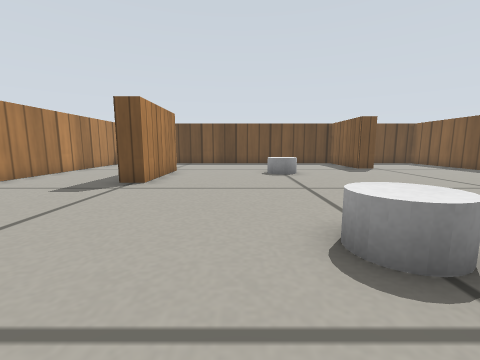
view 1 (above)

12 first-person views from a walk through a Gazebo world. The camera is 0.22 m above the floor, tilts 8° down and sees 90° across. The floor is counted in squares, 0.2 m on a side. Each view is taken from the middle of a square. On the plan, view 1 faces up. The plan holds only what a view shows up to about 11 squares ahead; the rest is blank. Gazebo's built-in surfaces are drawn with simple patterns.

view 2
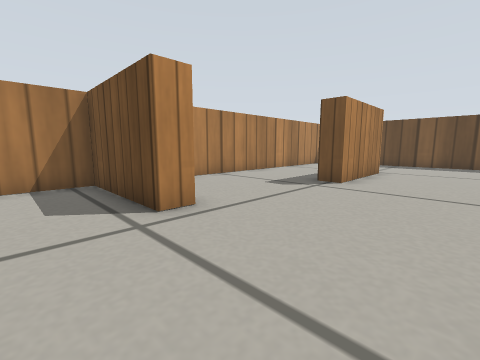

view 3
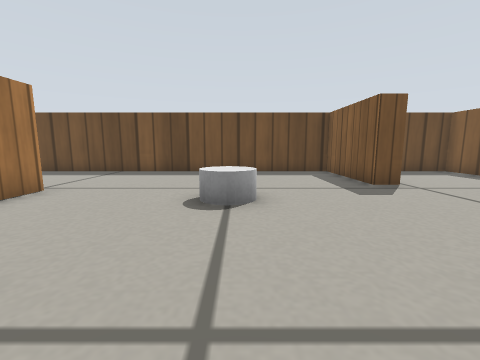

view 4
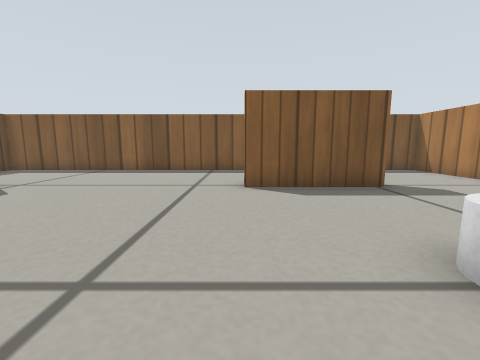

view 5
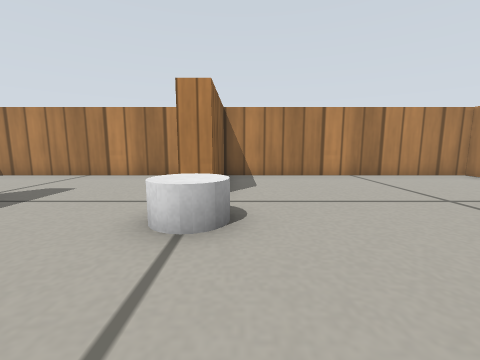

view 6
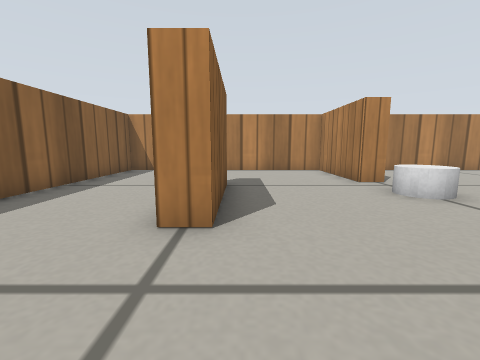

view 7
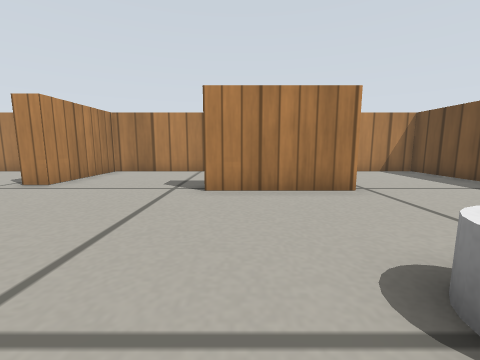

view 8
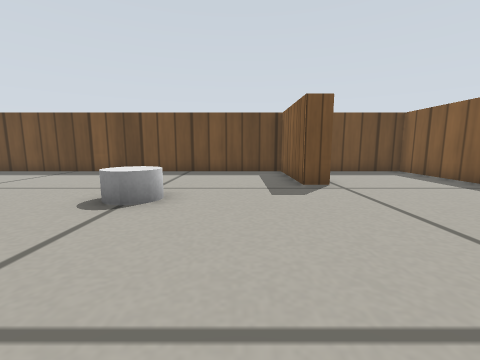

view 9
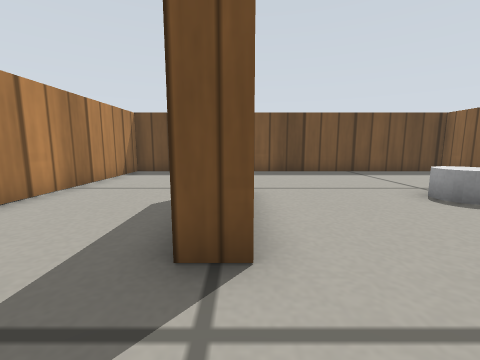

view 10
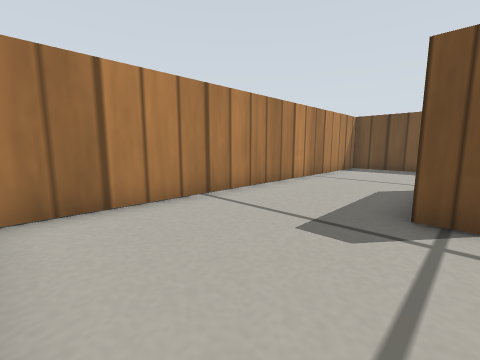

view 11
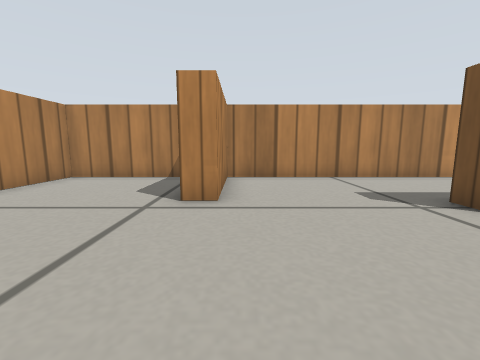

view 12
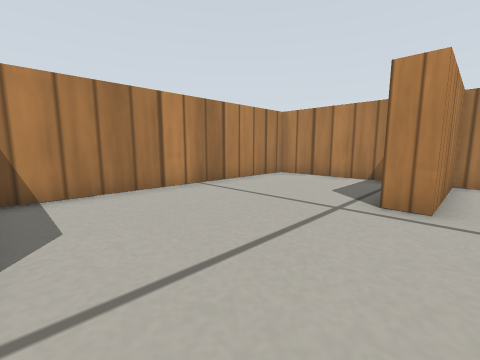

### Floor plan
Points are (right, up) in squares from view 1. A wall is a line through its corners. A room is listed if a view was taken in it or the views show most of it. See-through windows are left out.
Room 1 (views 1, 2, 3, 4, 5, 6, 7, 8, 9, 10, 11, 12)
walls: (-2.9, 11) (-2.9, 7.1) (-3.6, 7.1); (6.6, 11.7) (5.8, 11.7) (5.8, 15.5) (-7.5, 15.5) (-7.5, 2.6) (-3.8, 2.6) (-3.8, 1.8) (-7.5, 1.8) (-7.5, -3) (1.6, -3) (1.6, 0.8) (2.3, 0.8) (2.3, -3) (11, -3) (11, 3.1); (6.4, 1) (6.4, 4.9) (7.1, 4.9); (11, 4.8) (11, 15.5) (7.9, 15.5)
ways out: gap at (2, 1)
objects: white cylinder (1, 2) to (2, 3); white cylinder (1, 10) to (2, 10)

Positions as (right, up) in squares from view 1, and headings:
1: (0, 0), facing up
2: (0, 0), facing up-left
3: (2, 5), facing up
4: (0, 5), facing right
5: (1, 6), facing down
6: (6, 8), facing down
7: (3, 8), facing left
8: (4, 5), facing up
9: (-3, 5), facing up
10: (-3, 3), facing up-left
11: (1, 3), facing left
12: (1, 3), facing down-left
